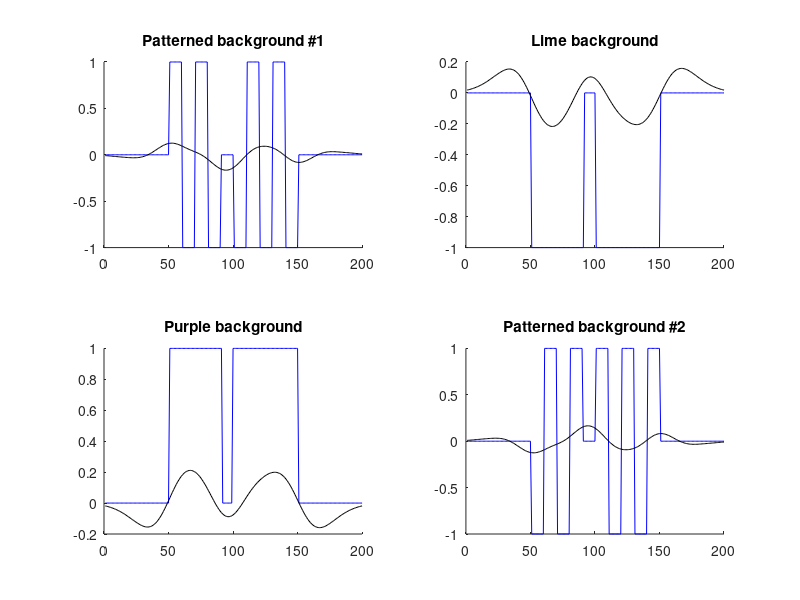

The MATLAB script that drew this image:
%% Author - Greg
% Hacking around with the Monnier and Shevell 2004 model, antagonistic
% center surround receptive field
 
pixperhalfcycle = 10;
pixmargin = 50;
ncycles = 5;
sigma_c = 12;
sigma_s = 2*sigma_c;
 
figure;
% Patterned background #1
x = [1 -1];
x = repmat(x, pixperhalfcycle, ncycles);
x = x(:);
x = [zeros(pixmargin,1); x; zeros(pixmargin,1)];
x(91:100) = 0;
 
y = normpdf([-3*sigma_s:1:3*sigma_s],0,sigma_c)-...
            normpdf([-3*sigma_s:1:3*sigma_s],0,sigma_s)
subplot(2,2,1); hold on;
plot(x,'b-')
plot(conv(x,y,'same'),'k-');
title('Patterned background #1')
 
% Now a uniform lime background
xx = x;
xx(pixmargin+1:91) = -1;
xx(110:end-pixmargin) = -1;
subplot(2,2,2); hold on;
plot(xx,'b-');
plot(conv(xx,y,'same'),'k-');
title('Lime background');
 
% Now a uniform purple background
xx = x;
xx(pixmargin+1:91) = 1;
xx(100:end-pixmargin) = 1;
subplot(2,2,3); hold on;
plot(xx,'b-')
plot(conv(xx,y,'same'),'k-')
title('Purple background');
 
% Patterned background #2
x = [-1 1];
x = repmat(x, pixperhalfcycle, ncycles);
x = x(:);
x = [zeros(pixmargin,1); x; zeros(pixmargin,1)];
x(91:100) = 0;
 
y = normpdf([-3*sigma_s:1:3*sigma_s],0,sigma_c)-...
            normpdf([-3*sigma_s:1:3*sigma_s],0,sigma_s)
subplot(2,2,4); hold on;
plot(x,'b-')
plot(conv(x,y,'same'),'k-')
title('Patterned background #2')
